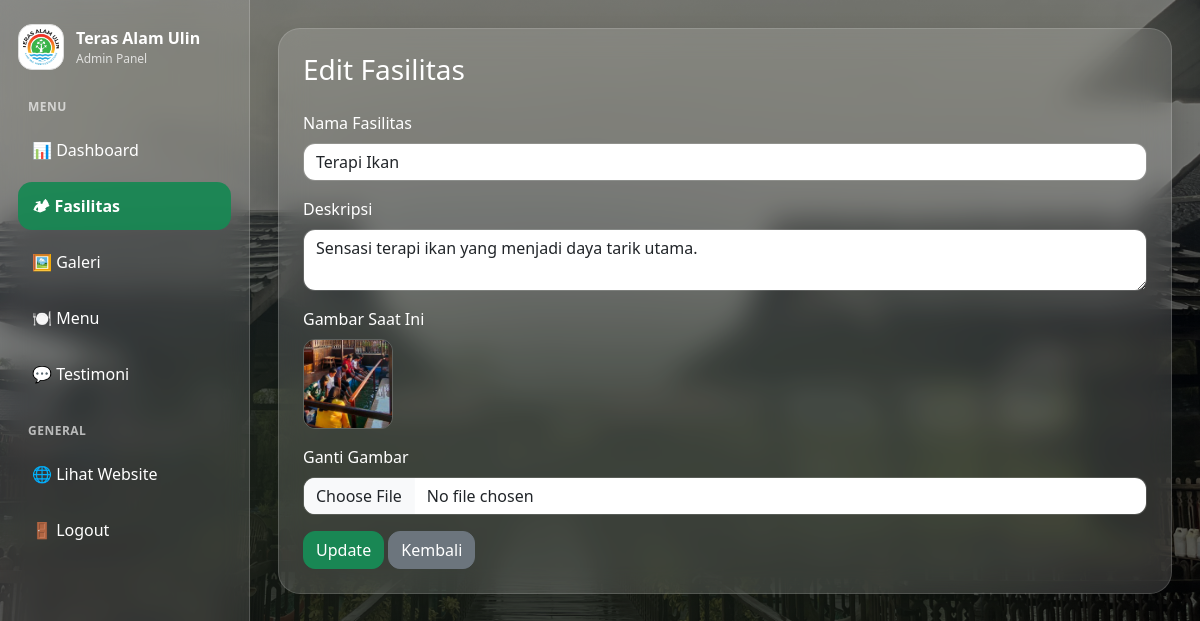
The page /admin/edit_fasilitas.php?id=2 (signed in) on the database its author committed.
### tables this page shows
CREATE TABLE `fasilitas` (
  `id` int NOT NULL,
  `nama` varchar(100) NOT NULL,
  `deskripsi` text,
  `gambar` varchar(255) DEFAULT NULL
);

### admin/edit_fasilitas.php (the view, shortened to what this page needs)
<?php
require '../config/koneksi.php';
$id = (int)($_GET['id'] ?? 0);
$query = mysqli_query($conn, "SELECT * FROM fasilitas WHERE id = $id");
$row = mysqli_fetch_assoc($query);
?>
<!DOCTYPE html>
<html lang="id">
<head>
<link href="https://cdn.jsdelivr.net/npm/bootstrap@5.3.3/dist/css/bootstrap.min.css" rel="stylesheet">
</head>
<body>
<div class="admin-layout">
    <?php include 'sidebar.php'; ?>
    <div class="main-content">
        <div class="content-card">
            <h3 class="mb-4">Edit Fasilitas</h3>
            <form action="../aksi/aksi_edit_fasilitas.php" method="POST" enctype="multipart/form-data">
                <div class="mb-3">
                    <label class="form-label">Nama Fasilitas</label>
                    <input type="text" name="nama" class="form-control"
                           value="<?= htmlspecialchars($row['nama']); ?>" required>
                </div>
                <div class="mb-3">
                    <label class="form-label">Deskripsi</label>
                    <textarea name="deskripsi" class="form-control"><?= htmlspecialchars($row['deskripsi'] ?? ''); ?></textarea>
                </div>
                <div class="mb-3">
                    <label class="form-label">Gambar Saat Ini</label><br>
                    <?php if (!empty($row['gambar'])): ?>
                        <img src="../assets/img/<?= htmlspecialchars($row['gambar']); ?>" class="preview-img">
                    <?php else: ?>
                        <span class="text-white">Tidak ada gambar</span>
                    <?php endif; ?>
                </div>
                <div class="mb-3">
                    <label class="form-label">Ganti Gambar</label>
                    <input type="file" name="gambar" class="form-control">
                </div>
                <button type="submit" class="btn btn-success">Update</button>
                <a href="fasilitas.php" class="btn btn-secondary">Kembali</a>
            </form>
        </div>
    </div>
</div>
</body>
</html>

### admin/layout_style.php (style rules this page uses)
body { margin: 0; min-height: 100vh; font-family: 'Segoe UI', sans-serif; background: none; position: relative; }
body::before { content: ""; position: fixed; inset: 0; background: linear-gradient(rgba(0,0,0,0.45), rgba(0,0,0,0.65)), url('../assets/img/hero.jpg') no-repeat center center; background-size: cover; z-index: -999; }
.admin-layout { display: flex; min-height: 100vh; position: relative; z-index: 1; }
.main-content { flex: 1; padding: 28px; position: relative; z-index: 1; }
.content-card { background: rgba(255,255,255,0.14); backdrop-filter: blur(14px); -webkit-backdrop-filter: blur(14px); border: 1px solid rgba(255,255,255,0.14); border-radius: 22px; padding: 24px; box-shadow: 0 10px 24px rgba(0,0,0,0.12); color: white; margin-bottom: 24px; position: relative; z-index: 1; }
.main-content { margin-left: 250px; }
.form-control, .form-select { border-radius: 12px; border: 1px solid rgba(255,255,255,0.15); }
.btn { border-radius: 12px; }
.preview-img { width: 90px; height: 90px; object-fit: cover; border-radius: 12px; border: 1px solid rgba(255,255,255,0.18); }

### rows shown on the page
fasilitas: nama "Terapi Ikan", deskripsi "Sensasi terapi ikan yang menjadi daya tarik utama.", gambar (picture)
